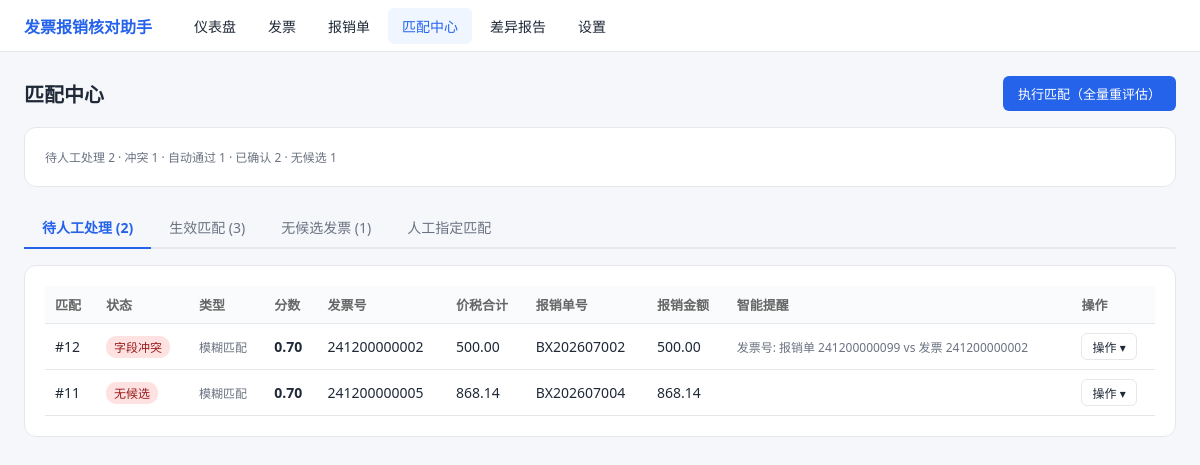
The app's page /matches, older data.
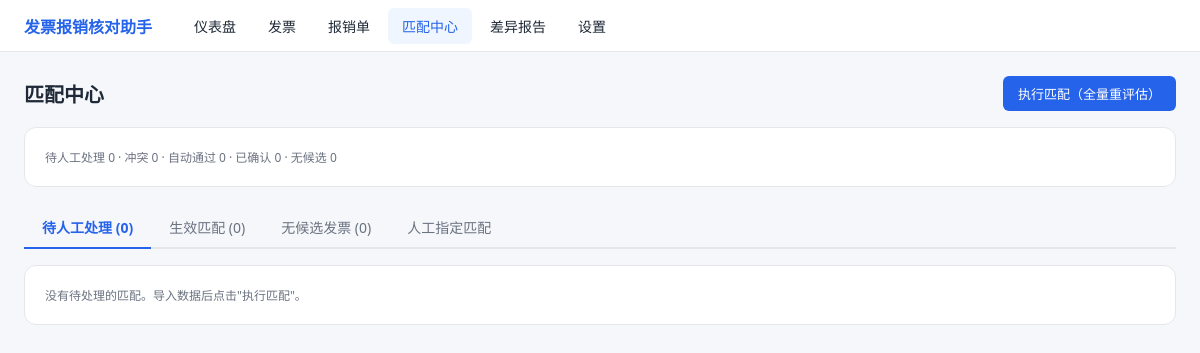
The same page, newer data.
### tables this page shows
CREATE TABLE match_result (
    id           INTEGER PRIMARY KEY AUTOINCREMENT,
    invoice_id   INTEGER NOT NULL,
    reimburse_id INTEGER,
    match_type   TEXT NOT NULL
                 CHECK(match_type IN ('exact','composite','fuzzy','many_to_one','one_to_many','manual')),
    match_score  REAL NOT NULL DEFAULT 0.0 CHECK(match_score BETWEEN 0 AND 1),
    status       TEXT NOT NULL
                 CHECK(status IN ('PENDING','MATCHED','SUSPICIOUS','CONFLICT','UNMATCHED','CONFIRMED','REJECTED')),
    diff_fields  TEXT NOT NULL DEFAULT '[]',
    message      TEXT NOT NULL DEFAULT '',
    confirmed_by TEXT,
    confirmed_at TEXT,
    created_at   TEXT NOT NULL DEFAULT (datetime('now','localtime')),
    updated_at   TEXT NOT NULL DEFAULT (datetime('now','localtime')),
    FOREIGN KEY(invoice_id) REFERENCES invoice(id) ON DELETE CASCADE,
    FOREIGN KEY(reimburse_id) REFERENCES reimburse(id) ON DELETE CASCADE
);

CREATE TABLE invoice (
    id               INTEGER PRIMARY KEY AUTOINCREMENT,
    file_hash        TEXT NOT NULL,
    source_path      TEXT,
    file_type        TEXT NOT NULL CHECK(file_type IN ('pdf','ofd','xml','jpg','jpeg','png')),
    invoice_code     TEXT NOT NULL DEFAULT '',
    invoice_no       TEXT NOT NULL DEFAULT '',
    invoice_date     TEXT,
    buyer_name       TEXT NOT NULL DEFAULT '',
    buyer_tax_no     TEXT NOT NULL DEFAULT '',
    seller_name      TEXT NOT NULL DEFAULT '',
    seller_tax_no    TEXT NOT NULL DEFAULT '',
    amount           TEXT,
    tax_amount       TEXT,
    total_amount     TEXT,
    tax_rate         TEXT NOT NULL DEFAULT '',
    item_summary     TEXT NOT NULL DEFAULT '',
    check_code       TEXT NOT NULL DEFAULT '',
    raw_json         TEXT NOT NULL DEFAULT '{}',
    parse_engine     TEXT NOT NULL CHECK(parse_engine IN ('xml','ofd','pdf_text','ocr','manual')),
    parse_confidence REAL NOT NULL DEFAULT 0.0 CHECK(parse_confidence BETWEEN 0 AND 1),
    status           TEXT NOT NULL DEFAULT 'PARSING'
                     CHECK(status IN ('PARSING','PARSED','NORMAL','ABNORMAL','DUPLICATE','MATCHED')),
    is_red_flush     INTEGER NOT NULL DEFAULT 0,
    created_at       TEXT NOT NULL DEFAULT (datetime('now','localtime')),
    updated_at       TEXT NOT NULL DEFAULT (datetime('now','localtime'))
);

CREATE TABLE reimburse (
    id             INTEGER PRIMARY KEY AUTOINCREMENT,
    batch_id       TEXT NOT NULL,
    reimburse_no   TEXT NOT NULL,
    submitter      TEXT NOT NULL DEFAULT '',
    reimburse_date TEXT,
    period_start   TEXT,
    period_end     TEXT,
    expense_type   TEXT NOT NULL DEFAULT '',
    amount         TEXT NOT NULL,
    invoice_no     TEXT NOT NULL DEFAULT '',
    invoice_date   TEXT,
    remark         TEXT NOT NULL DEFAULT '',
    raw_row        TEXT NOT NULL DEFAULT '{}',
    row_index      INTEGER NOT NULL,
    created_at     TEXT NOT NULL DEFAULT (datetime('now','localtime'))
, template_id INTEGER, extra_data TEXT NOT NULL DEFAULT '{}', source_row INTEGER, parent_id INTEGER, split_type TEXT NOT NULL DEFAULT 'none');

### app/web/pages.py (the view)
@pages.get("/matches", response_class=HTMLResponse)
def matches_page(request: Request):
    evals = match_service.list_matches(["SUSPICIOUS", "CONFLICT", "UNMATCHED"])
    pending = [m for m in evals if m["reimburse_id"] is not None or m["pair_reimburses"]]
    unmatched = [m for m in evals if m["reimburse_id"] is None and not m["pair_reimburses"]]
    active = match_service.list_matches(["MATCHED", "CONFIRMED"])
    options = match_service.matchable_options()
    return templates.TemplateResponse(request, "matches.html", {
        "request": request,
        "pending": pending, "active": active, "unmatched": unmatched,
        "opt_invoices": options["invoices"], "opt_reimburses": options["reimburses"],
        "counts": match_service.match_counts(),
    })

### app/web/templates/matches.html (shortened to what this page needs)
{% extends "base.html" %}
{% block content %}
<div style="display:flex;justify-content:space-between;align-items:center;margin-bottom:16px;">
  <h1 style="font-size:20px;">匹配中心</h1>
  <form class="inline" onsubmit="submitForm(event,'/api/match/run')">
    <button class="btn">执行匹配（全量重评估）</button>
  </form>
</div>
<div class="card">
  <div class="muted">
    待人工处理 {{ pending|length }} · 冲突 {{ counts.get('CONFLICT',0) }} ·
    自动通过 {{ counts.get('MATCHED',0) }} · 已确认 {{ counts.get('CONFIRMED',0) }} ·
    无候选 {{ unmatched|length }}
  </div>
</div>
<div class="tabs">
  <div class="tab active" onclick="switchTab(this,'panePending')">待人工处理 ({{ pending|length }})</div>
  <div class="tab" onclick="switchTab(this,'paneActive')">生效匹配 ({{ active|length }})</div>
  <div class="tab" onclick="switchTab(this,'paneUnmatched')">无候选发票 ({{ unmatched|length }})</div>
  <div class="tab" onclick="switchTab(this,'paneManual')">人工指定匹配</div>
</div>
<div class="tabpane active" id="panePending">
  <div class="card">
    {% if pending %}
    <table>
      <tr><th>匹配</th><th>状态</th><th>类型</th><th>分数</th><th>发票号</th><th>价税合计</th>
          <th>报销单号</th><th>报销金额</th><th>智能提醒</th><th>操作</th></tr>
      {% for m in pending %}
      <tr id="row-{{ m.id }}">
        <td>#{{ m.id }}</td>
        <td><span class="badge {{ m.status|badge }}">{{ m.status|dstatus|status_cn }}</span></td>
        <td class="muted">{{ m.match_type|match_type_cn }}</td>
        <td><b>{{ '%.2f'|format(m.match_score) }}</b></td>
        <td>{{ m.invoice_no or '—' }}</td><td>{{ m.total_amount or '—' }}</td>
        <td>{% if m.reimburse_no %}{{ m.reimburse_no }}{% elif m.pair_reimburses %}汇总: {% for r in m.pair_reimburses %}{{ r.reimburse_no }} {% endfor %}{% else %}—{% endif %}</td>
        <td>{{ m.reimburse_amount or '—' }}</td>
        <td class="wrap muted">{{ m.message }}</td>
        <td>
          <div class="dropdown">
            <button class="btn btn-sm btn-outline action-btn" onclick="toggleDropdown(this)">操作 ▾</button>
          </div>
        </td>
      </tr>
      {% endfor %}
    </table>
    {% else %}<p class="muted">没有待处理的匹配。导入数据后点击"执行匹配"。</p>{% endif %}
  </div>
</div>
{% endblock %}

Row changes from the older to the newer data that the page shows:
removed match_result: id "12", status|dstatus "字段冲突", match_type|match_type_cn "模糊匹配", match_score "0.70", invoice_no "241200000002", total_amount "500.00", reimburse_no "BX202607002", amount "500.00", message "发票号: 报销单 241200000099 vs 发票 241200000002"
removed match_result: id "11", status|dstatus "无候选", match_type|match_type_cn "模糊匹配", match_score "0.70", invoice_no "241200000005", total_amount "868.14", reimburse_no "BX202607004", amount "868.14"
Text that changed along with them:
{{ pending|length }}: "2" → "0"
{{ counts.get('CONFLICT',0) }}: "1" → "0"
{{ counts.get('MATCHED',0) }}: "1" → "0"
{{ counts.get('CONFIRMED',0) }}: "2" → "0"
{{ unmatched|length }}: "1" → "0"
{{ active|length }}: "3" → "0"
text no longer shown: "匹配 状态 类型 分数 发票号 价税合计 报销单号 报销金额 智能提醒 操作"
text now shown: "没有待处理的匹配。导入数据后点击\"执行匹配\"。"
